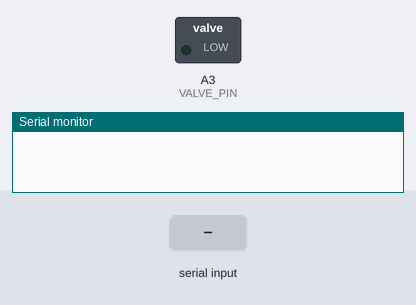
Bench run of a sketch on a simulated Arduino Uno, built with avr-gcc and run on an emulated ATmega328P. Parts: switched loads named in the sketch (green lamp = pin HIGH), the last lines printed to the serial monitor. The inputs (shaded band) are chosen by the test bench.

Above: at 1.2 s.
1.3 s: "vl\n" received over Serial
At 1.7 s:
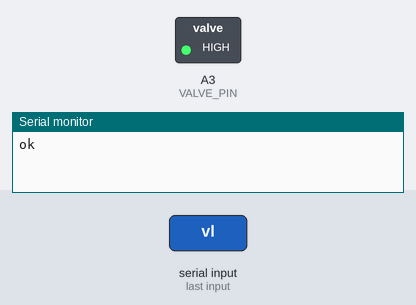
2.8 s: "vr\n" received over Serial
At 4.0 s:
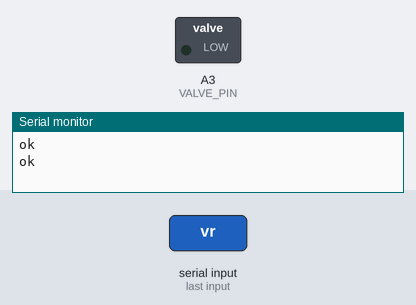
4.3 s: "left\n" received over Serial
At 5.2 s:
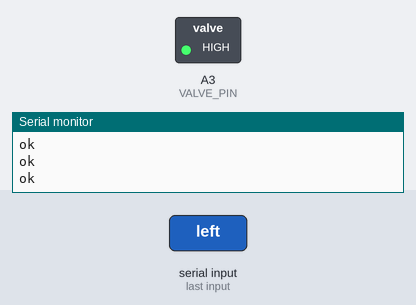
Timing chart, 0 to 7.3 s (numbered marks = the images above; inputs shaded):
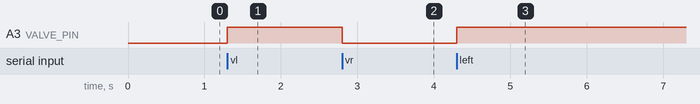

The sketch:

itsybitsy32u4_valve_controller.ino
```cpp
/*
  LSPR valve controller for Adafruit ItsyBitsy 5V 32u4 16 MHz.

  App-compatible serial protocol:
    asn -> protocol/version string
    mod -> model string
    vi  -> legacy version string
    vl  -> open / left
    vr  -> close / right
    va0 -> output off

  Hardware:
    Valve control output: A3
*/

const char PROTOCOL_VERSION[] = "LSPR-VALVE-ITSYBITSY32U4-1.0";
const char MODEL_NAME[] = "ItsyBitsy 32u4 valve controller";

const uint8_t VALVE_PIN = A3;
const bool OPEN_IS_HIGH = true;

String commandBuffer;

void setValveOpen(bool open) {
  const bool active = OPEN_IS_HIGH ? open : !open;
  digitalWrite(VALVE_PIN, active ? HIGH : LOW);
}

void handleCommand(String command) {
  command.trim();
  command.toLowerCase();

  if (command.length() == 0) {
    return;
  }

  if (command == "asn" || command == "vi") {
    Serial.println(PROTOCOL_VERSION);
    return;
  }

  if (command == "mod") {
    Serial.println(MODEL_NAME);
    return;
  }

  if (command == "vl" || command == "left" || command == "open" || command == "o") {
    setValveOpen(true);
    Serial.println("ok");
    return;
  }

  if (command == "vr" || command == "right" || command == "close" || command == "c") {
    setValveOpen(false);
    Serial.println("ok");
    return;
  }

  if (command == "va0" || command == "off" || command == "stop") {
    setValveOpen(false);
    Serial.println("ok");
    return;
  }

  Serial.println("err");
}

void setup() {
  pinMode(VALVE_PIN, OUTPUT);
  setValveOpen(false);

  Serial.begin(115200);
}

void loop() {
  while (Serial.available() > 0) {
    const char c = static_cast<char>(Serial.read());

    if (c == '\n' || c == '\r') {
      if (commandBuffer.length() > 0) {
        handleCommand(commandBuffer);
        commandBuffer = "";
      }
      continue;
    }

    if (commandBuffer.length() < 64) {
      commandBuffer += c;
    } else {
      commandBuffer = "";
      Serial.println("err");
    }
  }
}
```

Measured:
- after the input at 1.3 s, A3 (VALVE_PIN): LOW → HIGH at once
- after the input at 2.8 s, A3 (VALVE_PIN): HIGH → LOW at once
- after the input at 4.3 s, A3 (VALVE_PIN): LOW → HIGH at once
